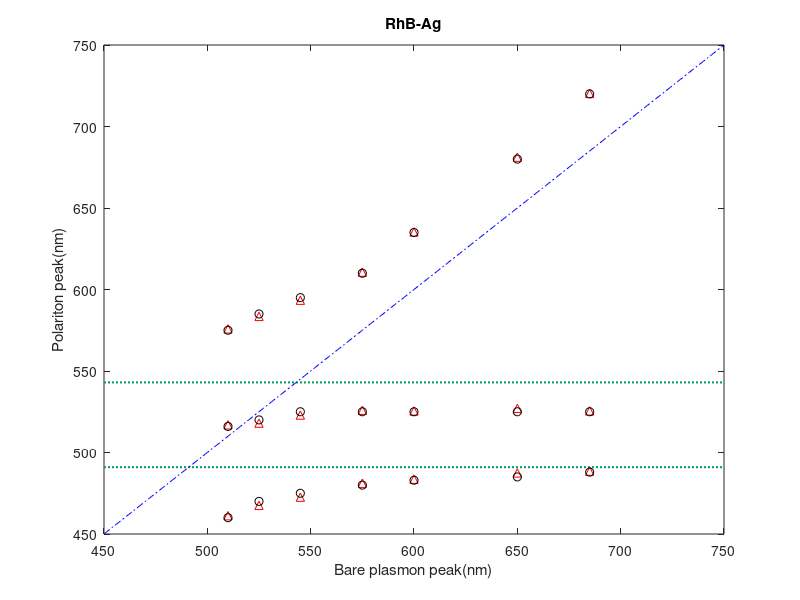

Write MATLAB code to recreate this figure.
% 【自动调整耦合参数D 单染料-银膜耦合】
% 对同一批次的每个样品分别自动调整计算D以求令极化峰计算值拟合实验数据

clear; clc;

I=eye(3);
darkGreen = [4 157 107]/255; lw = 1.5;

He=1239.841;	% 波长和能量换算常数 （nm->eV, E=hc/lamda）
L=[491 543];	% 纯染料峰波长 [左 右]
E=He./L;

fid=fopen('Exp3.txt','r');       % 从文件读取实验数据
Exp=fscanf(fid,'%f',[4,inf]);
Exp=Exp';
N=length(Exp(:,1));

DS=0.2.*ones(N,2);

p=0.0001;       % 拟合调整步长
d=1;            % 拟合调整方向
DIJS=[2,1];     % 二元倒反矢


CalS=zeros(N,3);
for EI=1:N
    S=He/Exp(EI,1);
    D=DS(EI,:);
    disp(['>>开始组',num2str(EI)]);
    ErrLast=10000;  % 上次迭代误差，这里随意给个大数
    gts2=0;         % 连续顺行次数标：连续顺行2次才说明未打转
    spin=0;         % 拟合值打转次数标：调头一次+1，顺行一次归0，不小于2说明拟合程序达到底点
    spinBig=0;      % 大打转次数标：在两个耦合系数之间轮转，原理同上
    IOfD=1;         % 现在调整的D指标（1,2）
    while spinBig<2
        A=[
            S   ,D(1),D(2);
            D(1),E(1),  0 ;
            D(2),  0 ,E(2);
          ];
        Cal=He ./ sort(eig(A),'descend');
        ErrCurr = (Cal(1)-Exp(EI,2))^2+(Cal(2)-Exp(EI,3))^2+(Cal(3)-Exp(EI,4))^2;
        disp(['Err ',num2str(ErrCurr)]);

        if ErrCurr<ErrLast
            % 顺行
            disp('->')
            disp(gts2);
            if gts2>=2
                gts2=0;
                spin=0;
                spinBig=0;
            else
                gts2=gts2+1;
            end
        else
            % 调头
            disp('O')
            gts2=0;
            spin=spin+1;
            d=-d;
        end
        if spin<4
            D(IOfD)=D(IOfD)+(d*p);
        else
            spin=0;
            spinBig=spinBig+1;
            IOfD=DIJS(IOfD);
            disp(['>组',num2str(EI),'现在调整：D',num2str(IOfD)]);
        end
        ErrLast=ErrCurr;
    end
    disp(['!组',num2str(EI),'调整完成：[D1 D2]=[',num2str(D(1)),' ',num2str(D(2)),']']);
    DS(EI,:)=D;
    CalS(EI,:) = Cal;
end

disp('NSF    D1    D2');
for i=1:N
    disp([num2str(Exp(i,1)),' ',num2str(DS(i,1)),' ',num2str(DS(i,2))]);
end

% 作图
figure
Range=[450,750];
Lp=Range(1):1:Range(2);
axis([Range(1) Range(2), Range(1) Range(2)]);
for i=1:2
    plot(Range,[L(i),L(i)], ':','color',darkGreen,'linewidth',lw);  hold on
end
plot(Lp,Lp, 'b-. ');    hold on;

% 实验数据
for i=1:3
    plot(Exp(:,1),CalS(:,i),'r^ '); hold on;
    plot(Exp(:,1),Exp(:,i+1),'ko '); hold on;
end

title('RhB-Ag')
xlabel('Bare plasmon peak(nm)');
ylabel('Polariton peak(nm)');




